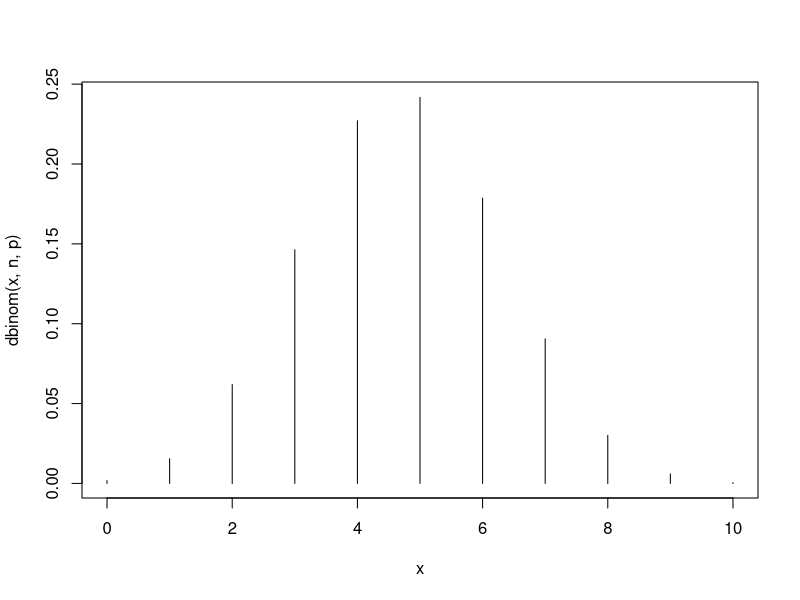
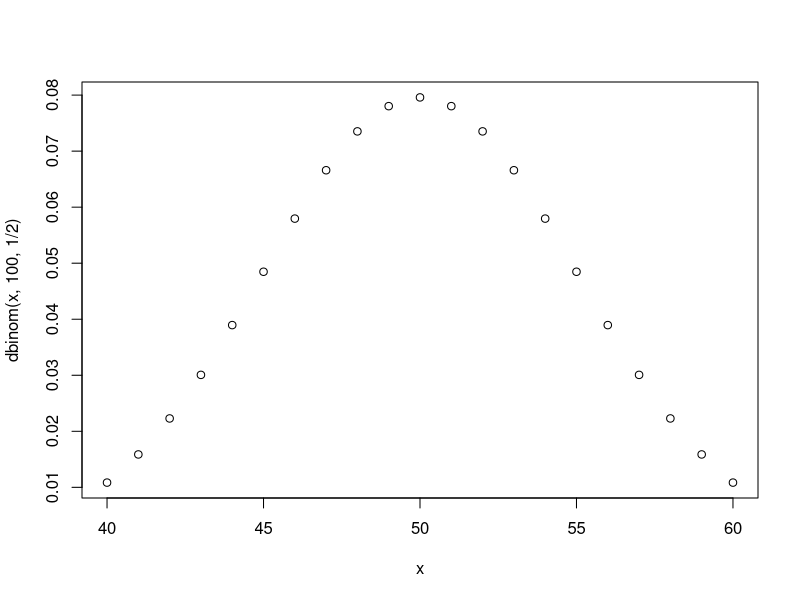
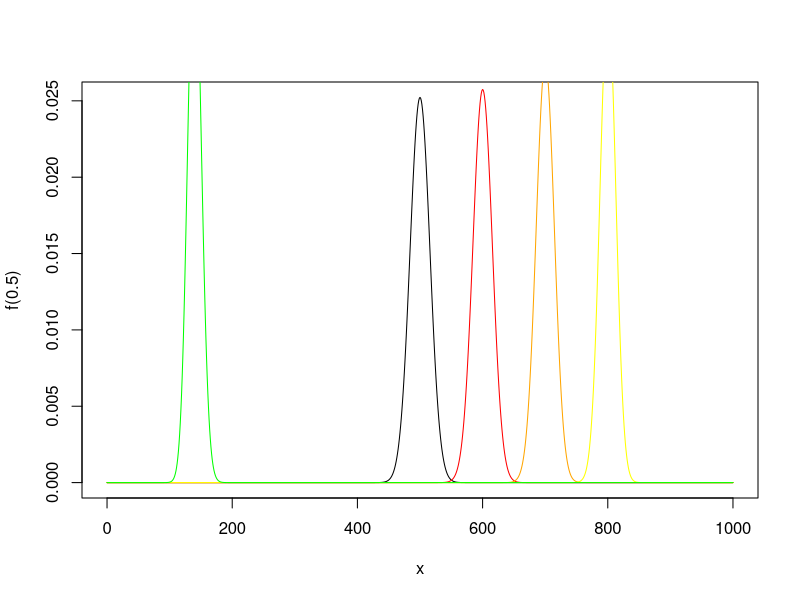

Recreate these plots in R, in order.
## ---- chunk 1
knitr::opts_chunk$set(include = TRUE) # change to TRUE when rendering solutions; this changes
                                      # the default visibility (which is overridden by explicitly
                                      # setting  include=TRUE in chunk options)
## ---- chunk 2
factorial(13)/(factorial(10)*factorial(13-10))*0.8^10*(1-0.8)^(13-10)

#alternatively
choose(13,10)*0.8^10*0.2^3

# better:

dbinom(10,13,0.8)
## ---- chunk 3
mean(rbinom(1e6,13,0.8) == 10)
## ---- chunk 4
n <- 16
p <- 0.8
x <- 13
dbinom(x, n, p)
## ---- chunk 5

dbinom(0,13,0.8) + dbinom(1,13,0.8) + dbinom(2,13,0.8) +
dbinom(3,13,0.8) + dbinom(4,13,0.8) + dbinom(5,13,0.8) +
dbinom(6,13,0.8) + dbinom(7,13,0.8) + dbinom(8,13,0.8) +
dbinom(9,13,0.8)


sum(dbinom(0:9,13,0.8))

pbinom(9,13,0.8)

mean(rbinom(1e6,13,0.8) <= 9)


## ---- chunk 6
n <- 10
x <- 0:10
p <- 0.47
y <- dbinom(x, n, p)
names(y) <-  x
y

# check that probabilities sum to 1:
sum(y)
## ---- chunk 7

plot(x,dbinom(x,n,p),type='h')
## ---- chunk 8
n*p  # mean
sqrt(n*p*(1-p))  # standard deviation
mean(rbinom(1e6, n, p))  # numerical simulation of mean
sd(rbinom(1e6, n, p))    # numerical simulation of sd
## ---- chunk 9
x <- 40:60
plot(x,dbinom(x,100,1/2))
## ---- chunk 10
f <- function(p){dbinom(0:1000,1000,p)}
x <- 0:1000
plot(x,f(0.5),type="l")
points(x,f(0.6),type="l",col="red")
points(x,f(0.7),type="l",col="orange")
points(x,f(0.8),type="l",col="yellow")
points(x,f(0.14),type="l",col="green")
## ---- chunk 11
dbinom(5, 10, 0.25)
## ---- chunk 12
sum(dbinom(6:10,10,1/4))
pbinom(5,10,1/4,lower.tail=FALSE)
## ---- chunk 13
n <- 10
r <- 6
p <- 1/3
sum(dbinom(0:6,10,1/3))
pbinom(6,10,1/3)
